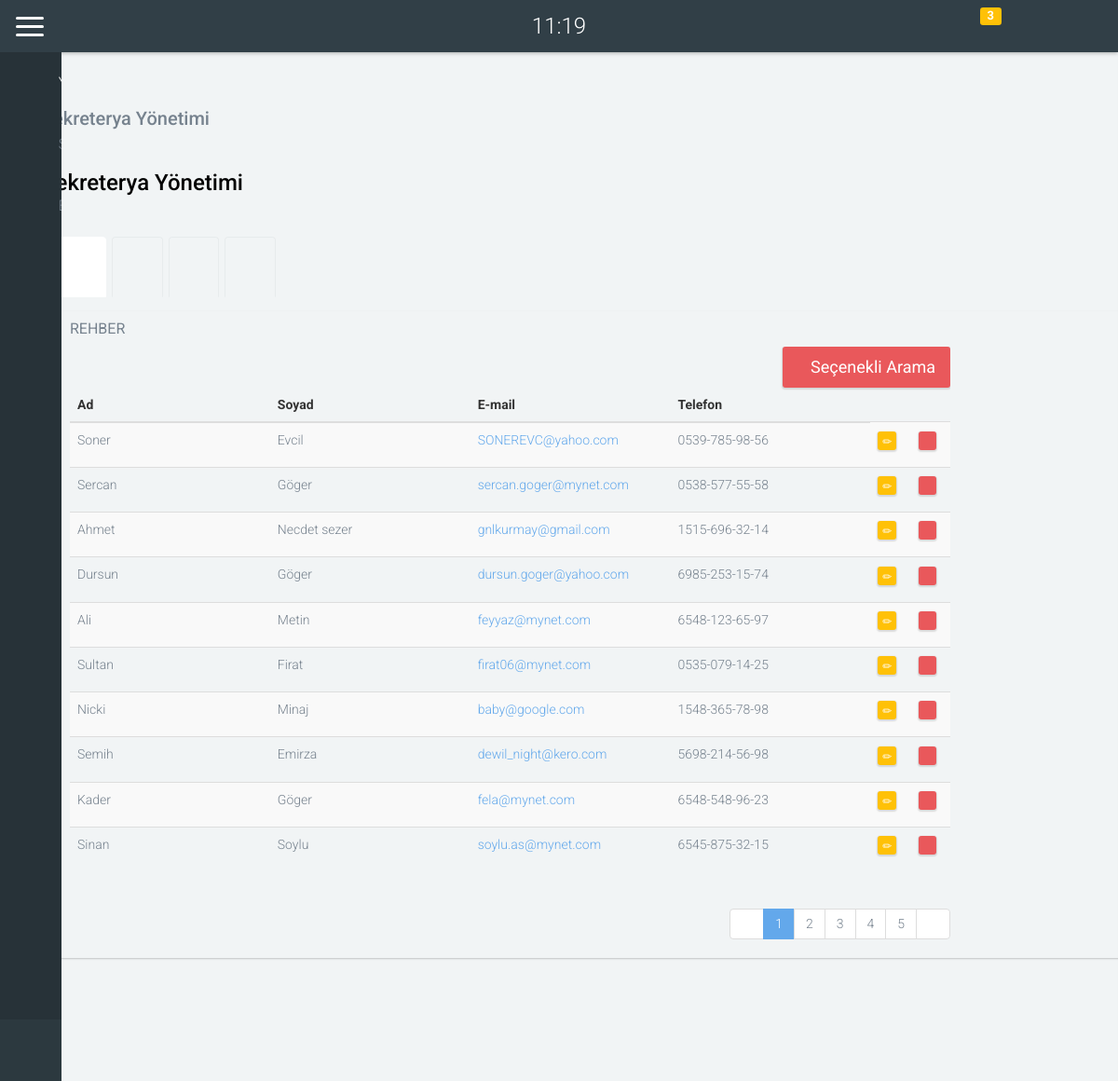
/Sayfalar/yazisleri/yazi_isleri_sekreterya-yonetimi-yazisleri.php, run on the app's committed database.
### tables this page shows
CREATE TABLE IF NOT EXISTS `yazi_isleri_rehber` (
  `id` int(11) NOT NULL AUTO_INCREMENT,
  `ad` varchar(50) NOT NULL,
  `soyad` varchar(50) NOT NULL,
  `email` varchar(50) NOT NULL,
  `telefon` varchar(15) NOT NULL,
  PRIMARY KEY (`id`)
);

### Sayfalar/yazisleri/yazi_isleri_sekreterya-yonetimi-yazisleri.php (the view, shortened to what this page needs)
  <!DOCTYPE html>
<html lang="en" class="no-js">
<head>
  <?php include 'LNKLER.php';
 include_once "..//VTYS-CONNECT.php";
  ?>
<link href="../../CSSS/sekreterya-yonetimi-yazisleri.css" rel="stylesheet" type="text/css"/>
</head>
<body>
 <?php include 'sidebarr.php'; ?>
    <div id="content" class="content container-fluid">
        <div class="row">
    <div id="content" class="content container-fluid">
      <div class="row">
        <div class="col-lg-12">
          <div class="page-header">
            <h2>Sekreterya Yönetimi</h2>
          </div>
        </div>
      </div>
        <div class="row">
            <div id="page-content-wrapper">
    <div class="container">
      <div class="row">
        <div class="col-lg-8">
              <h1 class="page-header" style="color:black;">Sekreterya Yönetimi</h1>
          <div class="container">
              <div class="row">
                  <div class="col-lg-10 col-md-4 col-sm-4 col-sx-12">
                     <div class="container">
	<div class="row">
		<section>
        <div class="wizard">
            <div class="wizard-inner">
                <ul class="nav nav-tabs" role="tablist">
                    <li role="presentation" class="active">
                        <a href="#step1" data-toggle="tab" aria-controls="step1" role="tab" title="Kayıtlı Kişiler">
                            <span class="round-tab">
                                <i class="glyphicon glyphicon-user"></i>
                            </span>
                        </a>
                    </li>
                    <li role="presentation" >
                        <a href="#step2" data-toggle="tab" aria-controls="step2" role="tab" title="Ajanda">
                            <span class="round-tab">
                                <i class="glyphicon glyphicon-calendar"></i>
                            </span>
                        </a>
                    </li>
                    <li role="presentation">
                        <a href="#step3"  data-toggle="tab" aria-controls="step3" role="tab" title="Rehbere Kayıt">
                            <span class="round-tab">
                                <i class="glyphicon glyphicon-tree-deciduous"></i>
                            </span>
                        </a>
                    </li>
                     <li role="presentation">
                        <a href="#step4"  data-toggle="tab" aria-controls="step4" role="tab" title="Step 4">
                            <span class="round-tab">
                                <i class="glyphicon glyphicon-leaf"></i>
                            </span>
                        </a>
                    </li>
                </ul>
            </div>
        </div>
                <div class="tab-content">
                    <div class="tab-pane active" role="tabpanel" id="step1" style="background-color:#F1F4F5;">
<div class="container filterable">
	<div class="row">
        <div class="col-lg-10 col-md-9">
        <h4>REHBER</h4>
        <div class="table-responsive">
             <div class="pull-right">
                    <button class="btn btn-danger btn-lg btn-filter"><span class="glyphicon glyphicon-filter"></span>Seçenekli Arama</button>
                </div>
              <table id="mytable" class="table table-bordred table-striped">
                    <thead>
                    <tr class="filters">
                        <th><input type="text" class="form-control" placeholder="Ad" disabled></th>
                        <th><input type="text" class="form-control" placeholder="Soyad" disabled></th>
                        <th><input type="text" class="form-control" placeholder="E-mail" disabled></th>
                        <th><input type="text" class="form-control" placeholder="Telefon" disabled></th>
                    </tr>
                </thead>
    <tbody>
        <?php
            $sorgu = mysql_query("SELECT * FROM yazi_isleri_rehber LIMIT 15");
            while($veriCek = mysql_fetch_object($sorgu)){
            ?>
 <tr>
     <td><?= ucfirst($veriCek->ad);?></td>
     <td><?= ucfirst($veriCek->soyad); ?></td>
     <td><a href='yazi_isleri_mail_gonder.php?MailAdresi=<?= $veriCek->email; ?>'><?= $veriCek->email; ?></a></td>
     <td><?= $veriCek->telefon; ?></td>
    <td>
        <p data-placement="top" data-toggle="tooltip" title="Duzenle">
            <button id="duzenleModalButton"
          data-id="<?php echo $veriCek->id; ?>"
          data-ad="<?= $veriCek->ad; ?>"
          data-soyad="<?= $veriCek->soyad; ?>"
          data-mail="<?= $veriCek->email; ?>"
          data-tel="<?= $veriCek->telefon; ?>"
                        class="btn btn-warning btn-xs" data-title="Duzenle" data-toggle="modal" data-target="#duzenle" >
                <span class="glyphicon glyphicon-pencil"></span>
            </button>
        </p>
    </td>
    <td>
        <p data-placement="top" data-toggle="tooltip" title="Sil">
            <button id="SilModalButton" data-id="<?= $veriCek->id; ?>"
                    class="btn btn-danger btn-xs" data-title="Sil" data-toggle="modal" data-target="#sil" >
                <span class="glyphicon glyphicon-trash"></span>
            </button>
        </p>
    </td>
    </tr>
      <?php
         }
        ?>
    </tbody>
</table>
<ul class="pagination pull-right">
  <li class="disabled"><a href="#"><span class="glyphicon glyphicon-chevron-left"></span></a></li>
  <li class="active"><a href="#">1</a></li>
  <li><a href="#">2</a></li>
  <li><a href="#">3</a></li>
  <li><a href="#">4</a></li>
  <li><a href="#">5</a></li>
  <li><a href="#"><span class="glyphicon glyphicon-chevron-right"></span></a></li>
</ul>
            </div>
        </div>
	</div>
</div>
                    </div>
        </div>
    </section>
   </div>
</div>
  </div>
                  </div>
              </div>
          </div>
        </div>
      </div>
    </div>
        </div>
            </div>
        </div>
      </div>
</body>
  </html>

### Sayfalar/yazisleri/LNKLER.php (shortened to what this page needs)
<link href="CSSS/cl-callout.css" rel="stylesheet" type="text/css"/>
<link rel="stylesheet" href="Tasarim_Eklentiler/bower_components/bootstrap/dist/css/bootstrap.min.css">
 <link rel="stylesheet" href="Tasarim_Eklentiler/bower_components/font-awesome/css/font-awesome.min.css">
 <link rel="stylesheet" href="Tasarim_Eklentiler/bower_components/mdi/css/materialdesignicons.min.css">
 <link rel="stylesheet" href="Tasarim_Eklentiler/bower_components/metisMenu/dist/metisMenu.min.css">
 <link rel="stylesheet" href="Tasarim_Eklentiler/bower_components/Waves/dist/waves.min.css">
 <link rel="stylesheet" href="Tasarim_Eklentiler/bower_components/malihu-custom-scrollbar-plugin/jquery.mCustomScrollbar.css">
 <link rel="stylesheet" href="Tasarim_Eklentiler/js/selects/cs-select.css">
 <link rel="stylesheet" href="Tasarim_Eklentiler/js/selects/cs-skin-elastic.css">
 <link rel="stylesheet" href="Tasarim_Eklentiler/bower_components/c3/c3.min.css">
 <link rel="stylesheet" href="Tasarim_Eklentiler/bower_components/zabuto_calendar/zabuto_calendar.min.css">
 <link rel="stylesheet" href="Tasarim_Eklentiler/css/style.css"/>
 <link href="../../Eklentiler/uploader/drop.css" rel="stylesheet" type="text/css"/>

### Sayfalar/VTYS-CONNECT.php (shortened to what this page needs)
<!DOCTYPE html>
<html>
    <head>
</head>
<body>
</body>
</html>

### Sayfalar/yazisleri/sidebarr.php (shortened to what this page needs)
<div id="main-wrapper" class="main-wrapper" >
   <ul id="gn-menu" class="navbar gn-menu-main" >
     <li class="gn-trigger">
       <a id="menu-toggle" class="menu-toggle gn-icon gn-icon-menu">
         <div class="hamburger">
           <span></span>
           <span></span>
           <span></span>
         </div>
         <div class="cross">
           <span></span>
           <span></span>
         </div>
       </a>
       <nav class="gn-menu-wrapper">
         <div class="gn-scroller">
           <ul class="gn-menu metismenu">
             <li class="active">
               <a href="index.html" aria-expanded="true"><i class="fa fa-th"></i>Yazı İşleri Yönetimi
               </a>
             </li>
             <li>
               <a href="#" aria-expanded="false"><i class="fa fa-briefcase"></i>Şahsi Yönetim
               </a>
             </li>
             <li>
               <a href="#" aria-expanded="false"><i class="fa fa-file"></i>Emlak İstimlak Yönetimi<span class="fa arrow"></span></a>
             </li>
           </ul>
         </div>
         <div class="bottom-bnts">
           <a class="logout" href="#"><i class="mdi mdi-power"></i></a>
         </div>
       </nav>
     </li>
     <li class="top-clock">
       <span><?= date("H:i") ?></span>
     </li>
     <li class="container-fluid pull-right">
       <ul class="nav navbar-right right-menu">
         <li class="members-btn">
           <a class="show-members">
             <i class="fa fa-group"></i>
           </a>
         </li>
         <li class="dropdown notifications2">
           <a class="dropdown-toggle" data-toggle="dropdown">
             <i class="fa fa-bell-o"></i> <span class="label label-warning flashear">3</span>
           </a>
         </li>
             <li class="dropdown notifications" >
           <a class="dropdown-toggle" data-toggle="dropdown" >
             <i  class="fa fa-calendar"></i> <span class="label label-purple"></span>
           </a>
         </li>
         <li class="dropdown some-btn">
           <a class="fullscreen">
             <i class="mdi mdi-fullscreen"></i>
           </a>
         </li>
       </ul>
     </li>
   </ul>
           </div>

### CSSS/cl-callout.css (style rules this page uses)
.callout-light h1, h2, h3, h4 { font-weight: 300; line-height: 1.4; }
.callout-dark h1, h2, h3, h4 { font-weight: 300; line-height: 1.4; }
.callout-bubble h1, h2, h3, h4 { font-weight: 300; line-height: 1.4; }
body { margin-top:30px; }

### CSSS/sekreterya-yonetimi-yazisleri.css (style rules this page uses)
.filterable { margin-top: 15px; }
.filterable .filters input[disabled] { background-color: transparent; border: none; cursor: auto; box-shadow: none; padding: 0; height: auto; }

### data on the page
yazi_isleri_rehber: ad "Soner", soyad "Evcil", email "SONEREVC@yahoo.com", telefon "0539-785-98-56"
yazi_isleri_rehber: ad "Sercan", soyad "Göger", email "sercan.goger@mynet.com", telefon "0538-577-55-58"
yazi_isleri_rehber: ad "Ahmet", soyad "Necdet sezer", email "gnlkurmay@gmail.com", telefon "1515-696-32-14"
yazi_isleri_rehber: ad "Dursun", soyad "Göger", email "dursun.goger@yahoo.com", telefon "6985-253-15-74"
yazi_isleri_rehber: ad "Ali", soyad "Metin", email "feyyaz@mynet.com", telefon "6548-123-65-97"
yazi_isleri_rehber: ad "Sultan", soyad "Firat", email "firat06@mynet.com", telefon "0535-079-14-25"
yazi_isleri_rehber: ad "Nicki", soyad "Minaj", email "baby@google.com", telefon "1548-365-78-98"
yazi_isleri_rehber: ad "Semih", soyad "Emirza", email "dewil_night@kero.com", telefon "5698-214-56-98"
yazi_isleri_rehber: ad "Kader", soyad "Göger", email "fela@mynet.com", telefon "6548-548-96-23"
yazi_isleri_rehber: ad "Sinan", soyad "Soylu", email "soylu.as@mynet.com", telefon "6545-875-32-15"
